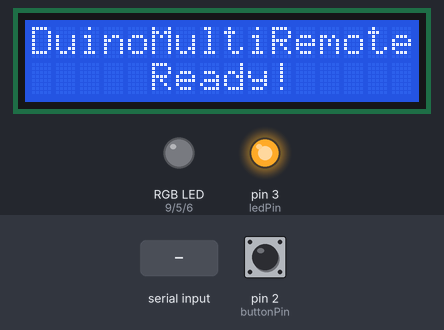
Simulated run of this sketch. Board: Arduino Uno, built with avr-gcc and run on an emulated ATmega328P. Shown: 16×2 character LCD, an RGB LED mixed from three pins (HIGH = lit), output pins drawn as LEDs (lit = HIGH). The inputs (shaded band) are chosen by the test bench; at power-on: pin 2 (buttonPin) LOW. What the sketch prints to the serial monitor is not drawn.

Above: at 1.2 s.
1.3 s: pin 2 (buttonPin) pulled HIGH for 0.15 s
At 2.1 s:
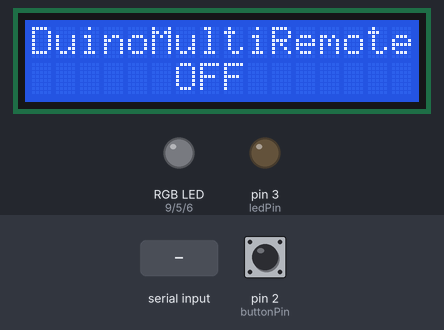
2.9 s: "S90\n" received over Serial
At 3.9 s:
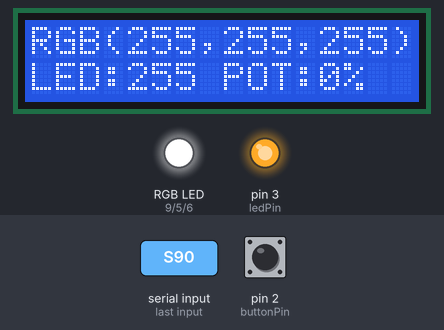
4.4 s: byte 76 ('L') received over Serial
At 7.2 s:
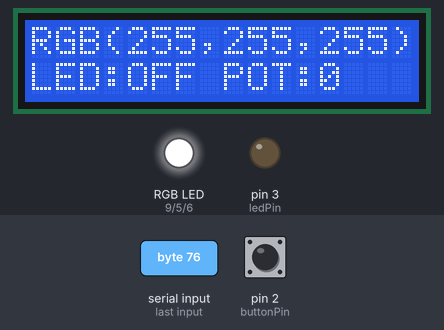
7.4 s: byte 82 ('R') received over Serial
10.4 s: "90,45,200\n" received over Serial
At 10.8 s:
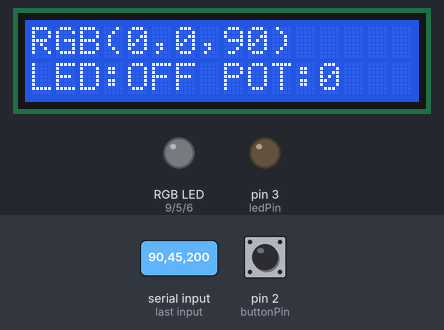
11.9 s: "R90\n" received over Serial
At 15.3 s:
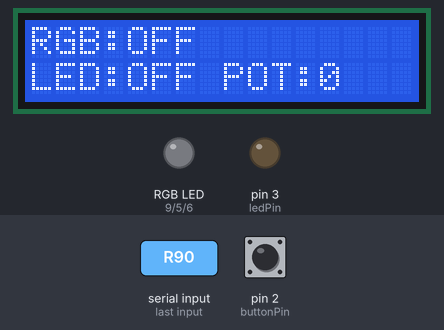
Timing chart, 0 to 15.9 s (numbered marks = the images above; inputs shaded):
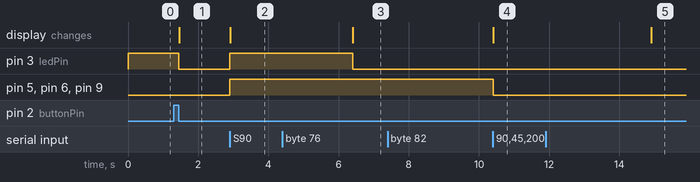

The sketch:

DuinoMultiRemote.ino
```cpp
//------------------------------------------------------------//
// Arduino's sketch for S.A.R.A.H's plugin "DuinoMultiRemote" //
//------------------------------------------------------------//
#include <LiquidCrystal.h>

/* Pin's settings */
//-- LCD Display --
const int RS          = 7;
const int E           = 8;
const int D4          = 10;
const int D5          = 11;
const int D6          = 12;
const int D7          = 13;
//-- RGB LED --
const int redPin      = 9;
const int greenPin    = 5;
const int bluePin     = 6;
//-- LED --
const int ledPin      = 3;
//-- SWITCH --
const int buttonPin   = 2;
//-- POTENTIOMETER --
const int potPin      = A0;

/* Variables Values */
//--RGB LED --
int redRGB            = 255;
int greenRGB          = 255;
int blueRGB           = 255;
int rgbState          = 1;
//-- LED --
int ledVal            = 255;
int ledState          = 1;
//-- SWITCH --
int buttonState       = HIGH;
int buttonPushCounter = 0;
//-- POTENTIOMETER --
int potValue;
int lastPotValue;
int mapPotValue;
int potState          = 0;
//-- VARIOUS --
String myString;
byte car;
//-- LCD Init. --
LiquidCrystal lcd(RS, E, D4, D5, D6, D7);
//-- POT smoothing settings
const int numReadings = 2;
int readings[numReadings];      // the readings from the analog input
int index = 0;                  // the index of the current reading
int total = 0;                  // the running total

void setup() {
  Serial.begin(9600);
  //-- RGB LED
  pinMode (redPin, OUTPUT);
  pinMode (greenPin, OUTPUT);
  pinMode (bluePin, OUTPUT);
  //-- LED
  pinMode (ledPin, OUTPUT);
  digitalWrite (ledPin, HIGH);
  //-- SWITCH
  pinMode (buttonPin, INPUT);
  //-- POT
  pinMode (potPin, INPUT);
  //-- Print messages to the LCD.
  lcd.begin(16, 2);
  lcd.setCursor(0,0);
  lcd.print("DuinoMultiRemote");
  lcd.setCursor(0,1);
  lcd.print("     Ready!     ");

  for (int thisReading = 0; thisReading < numReadings; thisReading++) readings[thisReading] = 0;
}

void loop() {
  //-- SWITCH --
  if (digitalRead (buttonPin) == HIGH){
    while (digitalRead (buttonPin) != LOW);
    buttonState = !buttonState;
    switching (buttonState);
    printAll();
  }

  //-- POT --
  if (potState == 1) {
    total = total - readings[index];
    readings[index] = analogRead (potPin);
    delay (2); // delay in between reads for stability
    total= total + readings[index];
    index = index + 1;
    if (index >= numReadings){
      index = 0;
      mapPotValue = total / numReadings;
      potValue = map (mapPotValue, 0, 1023, 0, 100);
    }
    if ( potValue < lastPotValue-1 || potValue > lastPotValue+1) {
      lastPotValue = potValue;
      analogWrite (ledPin, lastPotValue);
      printAll();
    }
  }

  /* SERIAL input datas (S.A.R.A.H's requests) */
  while (Serial.available() > 0) {
    car = Serial.read();
    switch (car) {
      //-- Switch ON/OFF --//
      case 'S':
        Serial.readStringUntil ('\n');
        buttonState = !buttonState;
        switching (buttonState);
      break;
      //-- POT ON/OFF --//
      case 'T':
        Serial.readStringUntil ('\n');
        potState = !potState;
        potState == 0 ? analogWrite (ledPin, ledVal) : analogWrite (ledPin, potValue);
      break;
      //-- RGB LED values --//
      case 'R':
        redRGB   = Serial.parseInt();
        greenRGB = Serial.parseInt();
        blueRGB  = Serial.parseInt();
        rgbState = Serial.parseInt();
        if (Serial.read() == '\n' && rgbState == 1) {
          analogWrite (redPin, redRGB);
          analogWrite (greenPin, greenRGB);
          analogWrite (bluePin, blueRGB);
        } else {
          analogWrite (redPin, 0);
          analogWrite (greenPin, 0);
          analogWrite (bluePin, 0);
        }
      break;
      //-- LED values --//
      case 'L':
        ledVal   = Serial.parseInt();
        ledState = Serial.parseInt();
        Serial.read() == '\n' && ledState == 1 ? analogWrite (ledPin, ledVal) : analogWrite(ledPin, 0);
      break;
      //-- Asking for datas --//
      case '?':
      //-- Unknowns requests --//
      default:
      return;
    }
    printAll();
  }
}

/* Serial output (print) function */
void printAll () {
char buffer1[16];
char buffer2[16];
  if (buttonState == HIGH ) {
    ledState == 0 ? sprintf (buffer2, "LED:OFF POT:%d",potValue) : sprintf (buffer2, "LED:%d POT:%d%%", ledVal, potValue);
    rgbState == 0 ? sprintf (buffer1, "RGB:OFF") : sprintf (buffer1, "RGB(%d,%d,%d)", redRGB, greenRGB, blueRGB);
  } else {
    sprintf (buffer2,"      OFF       ");
    sprintf (buffer1,"DuinoMultiRemote");
  }
  lcd.clear();
  //lcd.begin(16, 2);
  lcd.setCursor (0,0);
  lcd.print (buffer1);
  lcd.setCursor (0,1);
  lcd.print (buffer2);
  myString  = "S" + String (buttonState);
  myString += "C" + String (buttonPushCounter);
  myString += "T" + String (potState);
  myString += "P" + String (potValue, DEC);
  myString += "X" + String (rgbState);
  myString += "R" + String (redRGB, DEC) + "G" + String (greenRGB, DEC) + "B" + String (blueRGB, DEC);
  myString += "D" + String (ledState);
  myString += "L" + String (ledVal, DEC);
  Serial.println (myString);
}

/* Switch state & settings function */
void switching (int state) {
  if (state == HIGH) {
    // Increase Cycles
    buttonPushCounter++;
    // Set RGB LED values
    analogWrite (redPin, redRGB);
    analogWrite (greenPin, greenRGB);
    analogWrite (bluePin, blueRGB);
    rgbState = 1;
    // Set LED dim ( or POT value)
    analogWrite (ledPin, potState == 0 ? ledVal : map (potValue, 0, 99, 0, 255));
    ledState = 1;
  } else {
    // Disable RGB LED
    analogWrite (redPin, 0);
    analogWrite (greenPin, 0);
    analogWrite (bluePin, 0);
    rgbState=0;
    // Disable LED
    analogWrite (ledPin, 0);
    ledState=0;
    // Disable POT
    potState=0;
  }
}
```

Measured:
- after the input at 1.3 s, pin 3 (ledPin): HIGH → LOW after 0.15 s; the display: changes after 0.16 s (image 1)
- after the input at 2.9 s, pin 3 (ledPin), pin 5 (greenPin), pin 6 (bluePin), pin 9 (redPin): LOW → HIGH at once; the display: changes at once (image 2)
- after the input at 4.4 s, pin 3 (ledPin): HIGH → LOW after 2.0 s; the display: changes after 2.0 s (image 3)
- after the input at 7.4 s, every drawn part: stays the same
- after the input at 10.4 s, pin 5 (greenPin), pin 6 (bluePin), pin 9 (redPin): HIGH → LOW after 0.01 s instead of 1.0 s; the display: changes at once (image 4)
- after the input at 11.9 s, the display: changes after 3.0 s (image 5)
